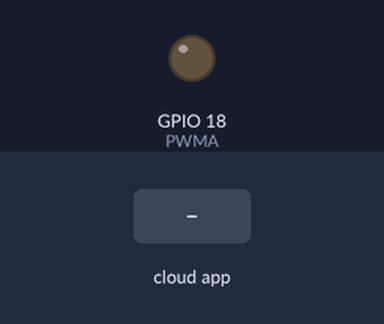
The sketch below on a simulated ESP32. Parts: output pins drawn as LEDs (lit = HIGH). Inputs (shaded band) come from the test bench. The RemoteXY app is connected.

Above: at 1.2 s.
1.3 s: the phone or cloud app sets slider_01 to 25
At 2.5 s:
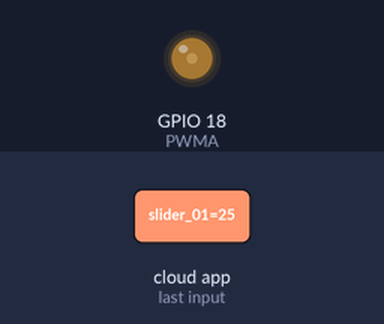
2.8 s: the phone or cloud app sets slider_01 to 50
At 3.7 s:
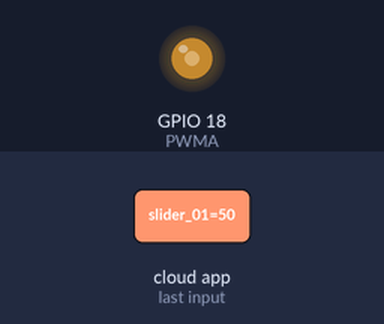
4.3 s: the phone or cloud app sets slider_01 to 100
At 4.9 s:
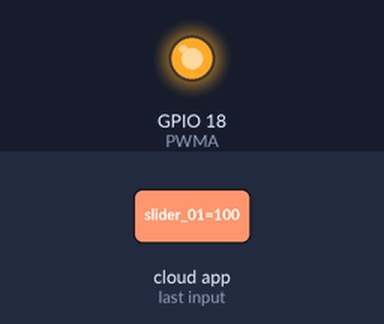
Timing chart, 0 to 7.3 s (numbered marks = the images above; inputs shaded):
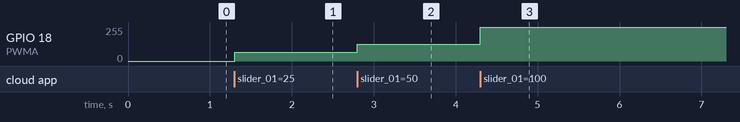

Measured:
- after the input at 1.3 s, GPIO 18 (PWMA): 0/255 → 64/255 at once
- after the input at 2.8 s, GPIO 18 (PWMA): 64/255 → 127/255 at once
- after the input at 4.3 s, GPIO 18 (PWMA): 127/255 → 255/255 at once

The sketch:

Level_led_page.ino
```cpp
// выбор модуля и способа связи
#define REMOTEXY_MODE__ESP32CORE_BLE
// библиотека для BLE
#include <BLEDevice.h>
// Имя устройства
#define REMOTEXY_BLUETOOTH_NAME "IoTik32"
// библиотека RemoteXY
#include <RemoteXY.h>

// конфигурация графического интерфейса
#pragma pack(push, 1)
uint8_t RemoteXY_CONF[] =  // 104 bytes
  { 255, 1, 0, 2, 0, 97, 0, 17, 0, 0, 0, 31, 1, 106, 200, 3, 1, 0, 0, 3,
    0, 131, 10, 8, 40, 14, 2, 1, 2, 31, 208, 175, 209, 128, 208, 186, 208, 190, 209, 129,
    209, 130, 209, 140, 0, 37, 131, 57, 8, 40, 14, 2, 17, 2, 24, 208, 152, 208, 189, 208,
    180, 208, 184, 208, 186, 208, 176, 209, 130, 208, 190, 209, 128, 0, 25, 4, 12, 33, 82, 10,
    128, 2, 26, 1, 0, 66, 11, 61, 14, 32, 1, 2, 26, 1, 0, 70, 71, 68, 18, 18,
    17, 26, 234, 0 };

// структура со всеми переменными для связи с элементами
struct {
  // входные
  int8_t slider_01;  // =0..100 положение слайдера

  // выходные
  int8_t level_01;  // =0..100 положение уровня
  uint8_t led_01;   // состояние светодиода

  // другие
  uint8_t connect_flag;  // =1 if wire connected, else =0

} RemoteXY;
#pragma pack(pop)

#define PWMA 18  // пин светодиода для ШИМ

void setup() {
  ledcAttachPin(PWMA, 1);  // инициализация ШИМ
  ledcSetup(1, 50, 10);
  RemoteXY_Init();
}

void loop() {
  // обработчик событий
  RemoteXY_Handler();
  // установить яркость светодиода слайдером
  ledcWrite(1, RemoteXY.slider_01 * 1023 / 100);
  // отобразить значение слайдера на уровне
  RemoteXY.level_01 = RemoteXY.slider_01;
  // включить индикатор, если слайдер включен на полную
  if (RemoteXY.slider_01 == 100) {
    RemoteXY.led_01 = true;
  } else {
    RemoteXY.led_01 = false;
  }
}
```
